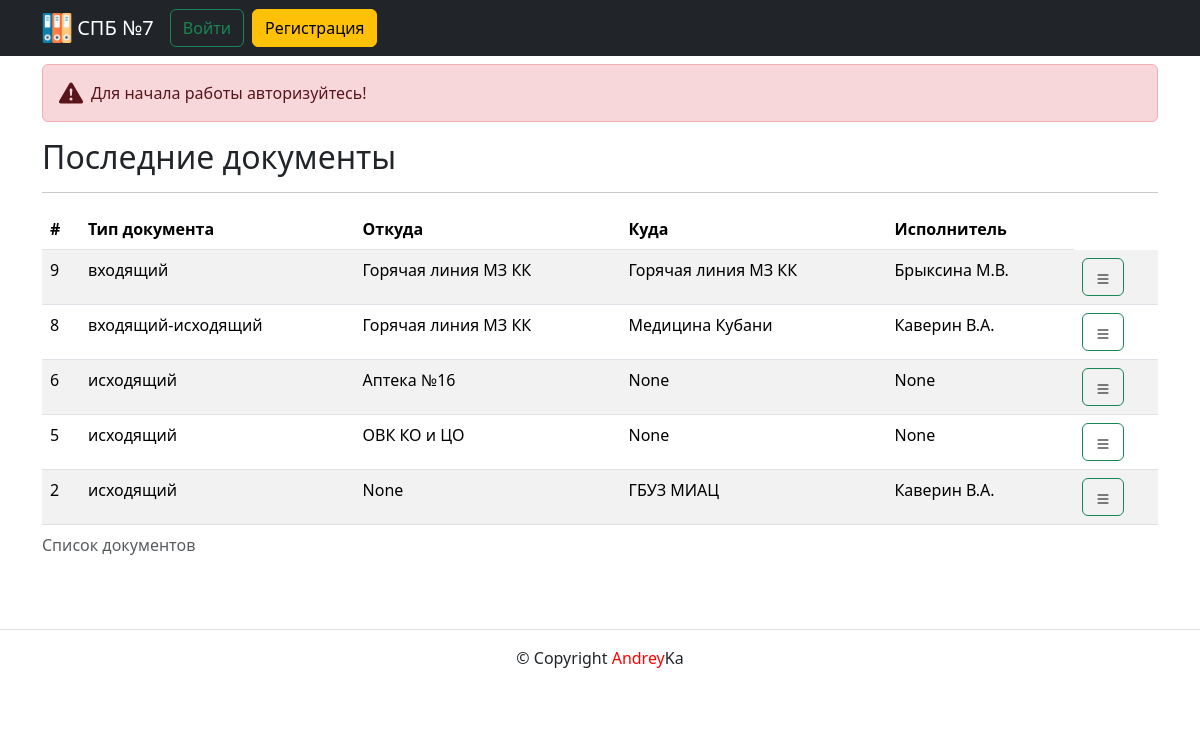
The app's page /, older data.
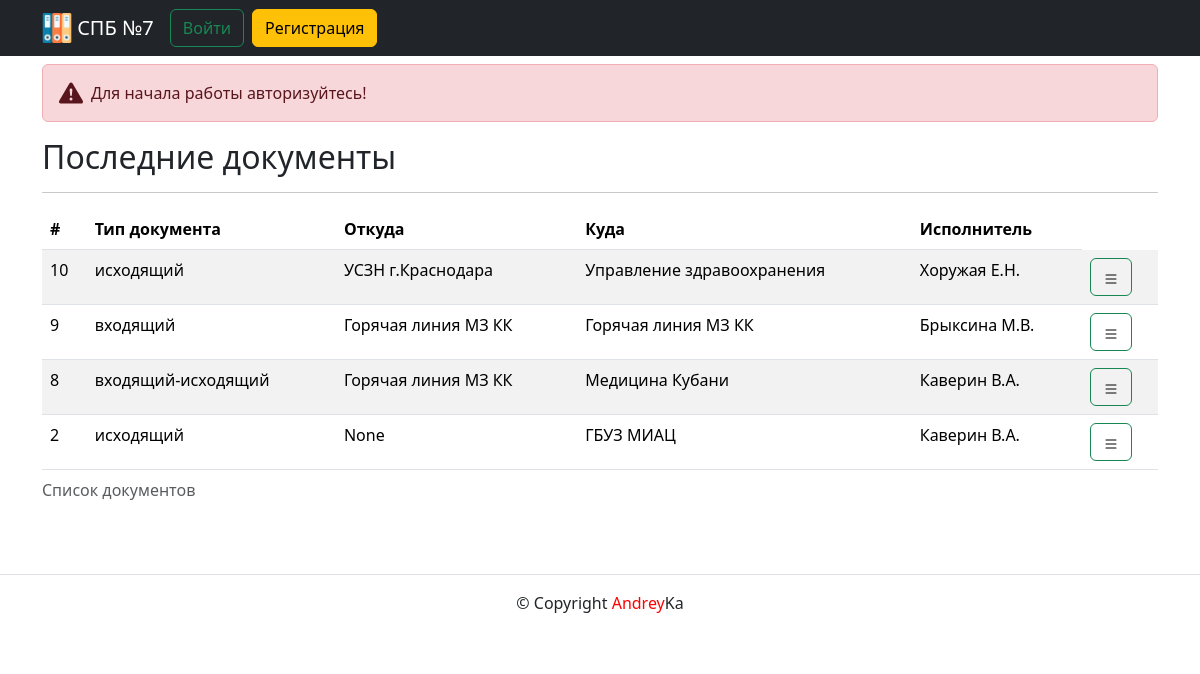
The same page, newer data.
### documents/models.py (models this page shows, shortened)
class Document(models.Model):
    INPUT_DOC = "ВХ"
    OUTPUT_DOC = "ИС"
    IN_OUT_DOC = "ВХ-ИС"
    DOCUMENT_TYPE_CHOICES = [
        (INPUT_DOC, "входящий"),
        (OUTPUT_DOC, "исходящий"),
        (IN_OUT_DOC, "входящий-исходящий"),
    ]
    doc_type = models.CharField(
        verbose_name="Тип документа",
        help_text="Укажите тип документа",
        max_length=5,
        choices=DOCUMENT_TYPE_CHOICES,
        blank=False,
    )
    from_doc = models.ForeignKey(
        Organization,
        related_name="org_from",
        on_delete=models.PROTECT,
        blank=True,
        null=True,
        verbose_name="Откуда",
    )
    where_doc = models.ForeignKey(
        Organization,
        related_name="org_where",
        on_delete=models.PROTECT,
        blank=True,
        null=True,
        verbose_name="Куда",
    )
    area = models.CharField(
        verbose_name="Участок", max_length=100, blank=True, null=True
    )
    who = models.CharField(verbose_name="Кто", max_length=100, blank=True, null=True)
    input_num = models.PositiveIntegerField(
        verbose_name="Входящий номер", blank=True, null=True
    )
    output_num = models.PositiveIntegerField(
        verbose_name="Исходящий номер", blank=True, null=True
    )
    theme = models.ForeignKey(
        Theme,
        related_name="theme_doc",
        on_delete=models.PROTECT,
        blank=True,
        null=True,
        verbose_name="Тема",
    )
    detail = models.ForeignKey(
        Detail,
        related_name="detail_doc",
        on_delete=models.PROTECT,
        blank=True,
        null=True,
        verbose_name="Детали",
    )
    given = models.ForeignKey(
        Given,
        related_name="given_doc",
        on_delete=models.PROTECT,
        blank=True,
        null=True,
        verbose_name="Передано",
    )
    file = models.FileField(
        verbose_name="Файл", upload_to="docs/%Y/%m/%d/", blank=True, null=True
    )
    size = models.PositiveIntegerField(
        verbose_name="Размер файла", blank=True, null=True
    )
    description = models.TextField(
        verbose_name="Прочее",
        help_text="Укажите прочие подробности",
        blank=True,
        null=True,
    )
    implementers = models.ForeignKey(
        Implementers,
        related_name="implementers_doc",
        on_delete=models.PROTECT,
        blank=True,
        null=True,
        verbose_name="Исполнитель",
    )
    date_input_doc = models.DateField(
        verbose_name="Дата входящего",
        help_text="Укажите дату входящего документа",
        blank=True,
        null=True,
    )
    date_output_doc = models.DateField(
        verbose_name="Дата исходящего",
        help_text="Укажите дату исходящего документа",
        blank=True,
        null=True,
    )
    author = models.ForeignKey(
        User,
        on_delete=models.SET_NULL,
        null=True,
        related_name="author_doc",
        verbose_name="Автор создания",
    )
    modified_date = models.DateTimeField(
        "Дата изменения",
        auto_now=True,
    )
    created_date = models.DateTimeField(
        "Дата публикации",
        auto_now_add=True,
    )
    class Meta:
        ordering = ["-id"]
        verbose_name = "Документ"
        verbose_name_plural = "Документы"

class Organization(models.Model):
    name = models.CharField(
        verbose_name="Название организации",
        max_length=100,
        blank=False,
    )
    def __str__(self) -> str:
        return self.name
    class Meta:
        ordering = ["name"]
        verbose_name = "Организация"
        verbose_name_plural = "Организации"

class Implementers(models.Model):
    name = models.CharField(
        verbose_name="Исполнитель", max_length=50, blank=False, null=False
    )
    def __str__(self) -> str:
        return self.name
    class Meta:
        ordering = ["name"]
        verbose_name = "Исполнитель"
        verbose_name_plural = "Исполнители"

### documents/views.py (the view)
# urls.py: path("", views.index, name="index"),
def index(request):
    template = "documents/index.html"
    documents = Document.objects.select_related("from_doc", "where_doc").all()
    context = {
        "page_obj": paginator(documents, request),
    }
    return render(request, template, context)

### documents/utils.py (called while the page is built)
def paginator(objects, request):
    document = Paginator(objects, settings.HOW_MANY_DOCUMENTS)
    page_number = request.GET.get("page")
    return document.get_page(page_number)

### templates/documents/index.html (shortened to what this page needs)
{% extends "base.html" %}
{% block content %}
  {% if user.is_authenticated %}
    <div class="alert alert-primary d-flex align-items-center mt-3" role="alert">
      <svg class="bi flex-shrink-0 me-2" width="24" height="24" role="img" aria-label="Info:"><use xlink:href="#info-fill"/></svg>
      <div>
        Вы вошли как: "{{ user.get_full_name }}"
      </div>
    </div>
  {% else %}
    <div class="alert alert-danger d-flex align-items-center mt-3" role="alert">
      <svg class="bi flex-shrink-0 me-2" width="24" height="24" role="img" aria-label="Danger:"><use xlink:href="#exclamation-triangle-fill"/></svg>
      <div>
        Для начала работы авторизуйтесь!
      </div>
    </div>
  {% endif %}
  <h2>Последние документы</h2>
  <hr/>
  <table class="table table-striped">
    <caption>Список документов</caption>
    <thead>
      <tr>
        <th scope="col">#</th>
        <th scope="col">Тип документа</th>
        <th scope="col">Откуда</th>
        <th scope="col">Куда</th>
        <th scope="col">Исполнитель</th>
      </tr>
    </thead>
    <tbody>
      {% for document in page_obj %}
        {% include "documents/includes/show_document.html" %}
      {% endfor %}
    </tbody>
  </table>
{% endblock content %}

### templates/base.html (shortened to what this page needs)
<!DOCTYPE html>
<html lang="ru">
<head>
  {% load static %}
  <link rel="stylesheet" href="{% static 'css/bootstrap.css' %}">
</head>
<body>
<header>
  {% include "includes/header.html" %}
</header>
<main class="flex-shrink-0">
  <div class="container py-5">
    {% block content %}{% endblock content %}
  </div>
</main>
<footer>
  {% include "includes/footer.html" %}
</footer>
</body>
</html>

### templates/includes/header.html (shortened to what this page needs)
<header>
  {% load static %}
  {% with request.resolver_match.view_name as view_name %}
  <nav class="navbar navbar-expand-lg navbar-dark fixed-top bg-dark">
    <div class="container">
      <a class="navbar-brand" href="{% url 'documents:index' %}">
        <img src="{% static 'img/logo.png' %}" width="30" height="30" class="d-inline-block align-top" alt="">
        <span style="color:white">СПБ №7</span>
      </a>
      <div class="collapse navbar-collapse" id="navbarCollapse">
        {% if user.is_authenticated %}
        <ul class="navbar-nav me-auto mb-2 mb-md-0">
          <li class="nav-item">
            <a class="btn btn-outline-success me-2" aria-current="page" href="{% url 'documents:document_create' %}">Новый документ</a>
          </li>
        </ul>
        <ul class="navbar-nav me-auto mb-2 mb-md-0">
          <li class="nav-item">
            <form class="d-flex">
              <input class="form-control me-2" type="search" placeholder="Поиск..." aria-label="Search">
            </form>
          </li>
          <li class="nav-item">
            <form method="post" action="{% url 'users:logout' %}">
              {% csrf_token %}
              <button class="btn btn-outline-danger me-2">Выйти</button>
            </form>
          </li>
          <li class="nav-item">
            <a type="button" class="btn btn-warning me-2" href="{% url 'users:password_change' %}">Изменить пароль</a>
          </li>
        </ul>
          {% else %}
            <a type="button" class="btn btn-outline-success me-2" href="{% url 'users:login' %}">Войти</a>
            <a type="button" class="btn btn-warning me-2" href="{% url 'users:signup' %}">Регистрация</a>
          {% endif %}
      </div>
    </div>
  </nav>
  {% endwith %}
</header>

### templates/documents/includes/show_document.html (shortened to what this page needs)
{% load user_filters %}
<tr>
  <td>{{ document.pk }}</td>
  <td>{{ document.get_doc_type_display }}</td>
  <td>{{ document.from_doc }}</td>
  <td>{{ document.where_doc }}</td>
  <td>{{ document.implementers }}</td>
  <td>  {% include "documents/includes/document_button.html" %} </td>
</tr>

### templates/documents/includes/document_button.html (shortened to what this page needs)
{% load static %}
<div class="dropdown">
  <button type="button" class="btn btn-outline-success" id="dropdownMenuDoc" data-bs-toggle="dropdown" aria-expanded="false">
    <img src="{% static 'img/list.svg' %}" alt="list" width="16" height="16">
  </button>
</div>

### templates/includes/footer.html
<footer class="page-footer font-small blue border-top">
  <div class="footer-copyright text-center py-3">
    <p>© {{ year }} Copyright <span style="color:red">Andrey</span>Ka</p>
  </div>
</footer>

Row changes from the older to the newer data that the page shows:
removed Document: pk "6", doc_type "исходящий", from_doc "Аптека №16", where_doc "None", implementers "None"
removed Document: pk "5", doc_type "исходящий", from_doc "ОВК КО и ЦО", where_doc "None", implementers "None"
added Document: pk "10", doc_type "исходящий", from_doc "УСЗН г.Краснодара", where_doc "Управление здравоохранения", implementers "Хоружая Е.Н."
